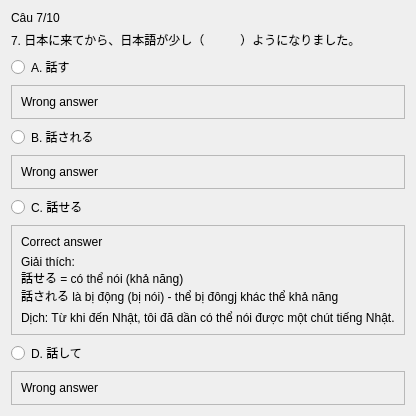
               <widget class="QWidget" name="page_5">
                <property name="sizePolicy">
                 <sizepolicy hsizetype="Expanding" vsizetype="Preferred">
                  <horstretch>0</horstretch>
                  <verstretch>0</verstretch>
                 </sizepolicy>
                </property>
                <layout class="QVBoxLayout" name="verticalLayout_30">
                 <item>
                  <widget class="QLabel" name="label_44">
                   <property name="text">
                    <string>Câu 7/10</string>
                   </property>
                  </widget>
                 </item>
                 <item>
                  <widget class="QLabel" name="label_45">
                   <property name="text">
                    <string>7. 日本に来てから、日本語が少し（　　　）ようになりました。</string>
                   </property>
                  </widget>
                 </item>
                 <item>
                  <widget class="QRadioButton" name="radioButton_17">
                   <property name="sizePolicy">
                    <sizepolicy hsizetype="Minimum" vsizetype="Preferred">
                     <horstretch>0</horstretch>
                     <verstretch>0</verstretch>
                    </sizepolicy>
                   </property>
                   <property name="text">
                    <string>A. 話す</string>
                   </property>
                  </widget>
                 </item>
                 <item>
                  <widget class="QFrame" name="frame_25">
                   <property name="frameShape">
                    <enum>QFrame::StyledPanel</enum>
                   </property>
                   <property name="frameShadow">
                    <enum>QFrame::Raised</enum>
                   </property>
                   <layout class="QVBoxLayout" name="verticalLayout_31">
                    <item>
                     <widget class="QLabel" name="label_46">
                      <property name="text">
                       <string>Wrong answer</string>
                      </property>
                     </widget>
                    </item>
                   </layout>
                  </widget>
                 </item>
                 <item>
                  <widget class="QRadioButton" name="radioButton_18">
                   <property name="text">
                    <string>B. 話される</string>
                   </property>
                  </widget>
                 </item>
                 <item>
                  <widget class="QFrame" name="frame_26">
                   <property name="frameShape">
                    <enum>QFrame::StyledPanel</enum>
                   </property>
                   <property name="frameShadow">
                    <enum>QFrame::Raised</enum>
                   </property>
                   <layout class="QVBoxLayout" name="verticalLayout_32">
                    <item>
                     <widget class="QLabel" name="label_51">
                      <property name="text">
                       <string>Wrong answer</string>
                      </property>
                     </widget>
                    </item>
                   </layout>
                  </widget>
                 </item>
                 <item>
                  <widget class="QRadioButton" name="radioButton_19">
                   <property name="text">
                    <string>C. 話せる</string>
                   </property>
                  </widget>
                 </item>
                 <item>
                  <widget class="QFrame" name="frame_27">
                   <property name="frameShape">
                    <enum>QFrame::StyledPanel</enum>
                   </property>
                   <property name="frameShadow">
                    <enum>QFrame::Raised</enum>
                   </property>
                   <layout class="QVBoxLayout" name="verticalLayout_33">
                    <item>
                     <widget class="QLabel" name="label_47">
                      <property name="text">
                       <string>Correct answer</string>
                      </property>
                     </widget>
                    </item>
                    <item>
                     <widget class="QLabel" name="label_49">
                      <property name="text">
                       <string>Giải thích:
話せる = có thể nói (khả năng)
話される là bị động (bị nói) - thể bị đôngj khác thể khả năng </string>
                      </property>
                     </widget>
                    </item>
                    <item>
                     <widget class="QLabel" name="label_48">
                      <property name="text">
                       <string>Dịch: Từ khi đến Nhật, tôi đã dần có thể nói được một chút tiếng Nhật.</string>
                      </property>
                     </widget>
                    </item>
                   </layout>
                  </widget>
                 </item>
                 <item>
                  <widget class="QRadioButton" name="radioButton_20">
                   <property name="text">
                    <string>D. 話して</string>
                   </property>
                  </widget>
                 </item>
                 <item>
                  <widget class="QFrame" name="frame_28">
                   <property name="frameShape">
                    <enum>QFrame::StyledPanel</enum>
                   </property>
                   <property name="frameShadow">
                    <enum>QFrame::Raised</enum>
                   </property>
                   <layout class="QVBoxLayout" name="verticalLayout_34">
                    <item>
                     <widget class="QLabel" name="label_50">
                      <property name="text">
                       <string>Wrong answer</string>
                      </property>
                     </widget>
                    </item>
                   </layout>
                  </widget>
                 </item>
                </layout>
               </widget>
